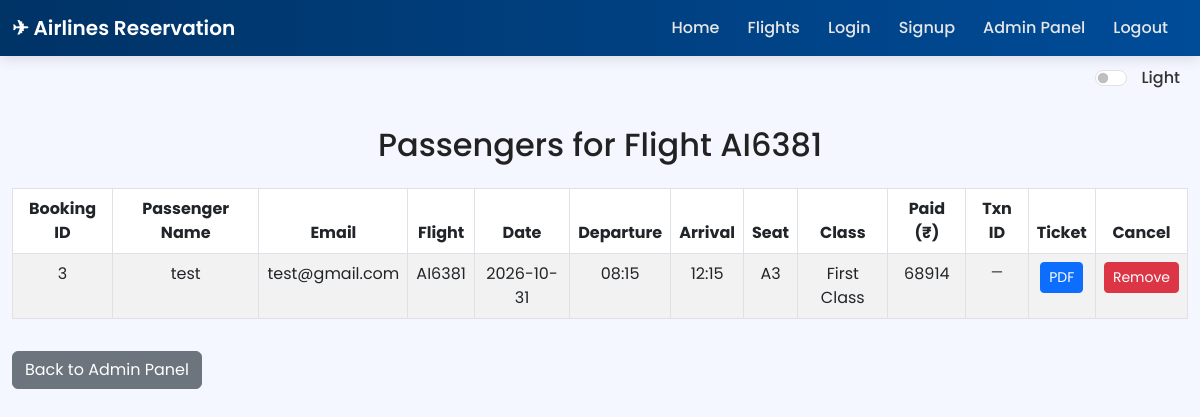
/passengers/7 (signed in), run on the app's committed database.
### models.py (models this page shows, shortened)
class Flight(db.Model):
    id = db.Column(db.Integer, primary_key=True)
    flight_no = db.Column(db.String(20), unique=True, nullable=False)
    airline = db.Column(db.String(50), nullable=False)  # NEW
    source = db.Column(db.String(100), nullable=False)
    destination = db.Column(db.String(100), nullable=False)
    departure_time = db.Column(db.String(50), nullable=False)
    arrival_time = db.Column(db.String(50), nullable=False)
    seats_available = db.Column(db.Integer, nullable=False)
    date = db.Column(db.String(20), nullable=False)
    price = db.Column(db.Integer, nullable=False)  # NEW
    bookings = db.relationship("Booking", backref="flight", lazy=True)

class Booking(db.Model):
    id = db.Column(db.Integer, primary_key=True)
    user_id = db.Column(db.Integer, db.ForeignKey("user.id"), nullable=False)
    flight_id = db.Column(db.Integer, db.ForeignKey("flight.id"), nullable=False)
    seat_class = db.Column(db.String(20), nullable=False)
    final_price = db.Column(db.Integer, nullable=False)
    seat_number = db.Column(db.String(5), nullable=False)
    payment_status = db.Column(db.String(20), default="Pending")

class User(db.Model):
    id = db.Column(db.Integer, primary_key=True)
    name = db.Column(db.String(100), nullable=False)
    email = db.Column(db.String(100), unique=True, nullable=False)
    password = db.Column(db.String(100), nullable=True)

### views.py (the view)
@app_views.route('/passengers/<int:flight_id>')
@admin_required
def passenger_list(flight_id):
    flight = Flight.query.get_or_404(flight_id)
    passengers = (db.session.query(Booking, User).join(User)
                  .filter(Booking.flight_id == flight_id).all())
    return render_template('passenger_list.html', flight=flight, passengers=passengers)

### views.py (called while the page is built)
def admin_required(view):
    @wraps(view)
    def wrapper(*args, **kwargs):
        if not session.get('admin_logged_in'):
            flash("Admin login required.", "warning")
            return redirect(url_for('app_views.admin_login'))
        return view(*args, **kwargs)
    return wrapper

### templates/passenger_list.html (shortened to what this page needs)
{% extends 'base.html' %}
{% block content %}
<h2 class="text-center mb-4">Passengers for Flight {{ flight.flight_no }}</h2>
{% if passengers %}
<table class="table table-bordered table-striped text-center">
  <thead>
    <tr>
      <th>Booking ID</th>
      <th>Passenger Name</th>
      <th>Email</th>
      <th>Flight</th>
      <th>Date</th>
      <th>Departure</th>
      <th>Arrival</th>
      <th>Seat</th>
      <th>Class</th>
      <th>Paid (₹)</th>
      <th>Txn ID</th>
      <th>Ticket</th>
      <th>Cancel</th>
    </tr>
  </thead>
  <tbody>
    {% for booking, user in passengers %}
    <tr>
      <td>{{ booking.id }}</td>
      <td>{{ user.name }}</td>
      <td>{{ user.email }}</td>
      <td>{{ flight.flight_no }}</td>
      <td>{{ flight.date }}</td>
      <td>{{ flight.departure_time }}</td>
      <td>{{ flight.arrival_time }}</td>
      <td>{{ booking.seat_number }}</td>
      <td>{{ booking.seat_class }}</td>
      <td>{{ booking.final_price }}</td>
      <td class="small">{{ booking.transaction_id or "—" }}</td>
      <td>
         <a class="btn btn-sm btn-primary"
            href="{{ url_for('app_views.download_ticket', booking_id=booking.id) }}">
            PDF
         </a>
      </td>
      <td>
        <form method="POST" onsubmit="return confirm('Remove this passenger booking?');"
              action="{{ url_for('app_views.cancel_booking_admin', booking_id=booking.id, flight_id=flight.id) }}">
          <button class="btn btn-danger btn-sm">Remove</button>
        </form>
      </td>
    </tr>
    {% endfor %}
  </tbody>
</table>
{% else %}
<p class="text-center mt-4">No passengers have booked this flight yet.</p>
{% endif %}
<a href="{{ url_for('app_views.admin_panel') }}" class="btn btn-secondary mt-3">Back to Admin Panel</a>
{% endblock %}

### templates/base.html (style rules this page uses)
body { font-family: "Poppins", sans-serif; background: #f4f7ff; color: #222; transition: background 0.4s ease, color 0.4s ease; }
* { transition: background 0.35s ease, color 0.35s ease, border-color 0.35s ease; }

### data on the page
Flight: flight_no "AI6381", date "2026-10-31", departure_time "08:15", arrival_time "12:15"
Booking: id "3", name "test", email "test@gmail.com", seat_number "A3", seat_class "First Class", final_price "68914", transaction_id "—"
